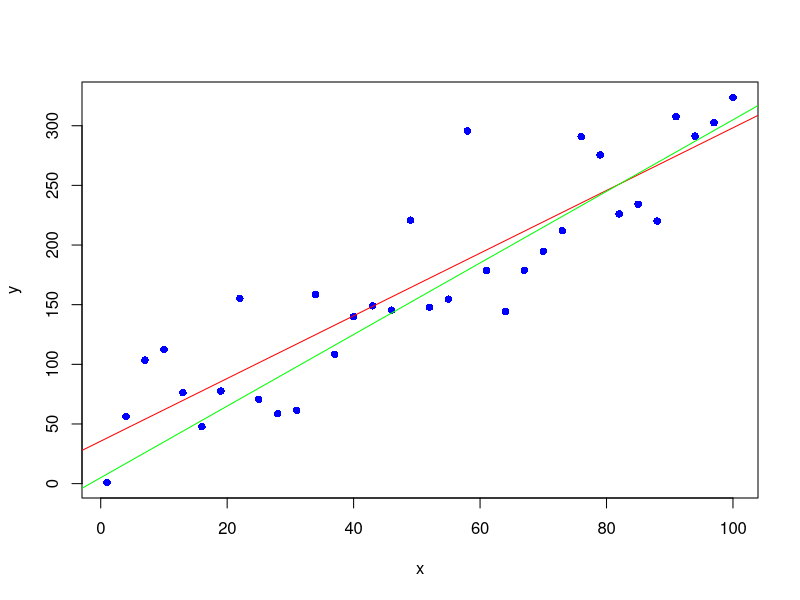

Here is the R script that generated this plot:
sim_b0 = 5
sim_b1 = 3

sim_x = seq(1,100,3)

Noisify <- function(data) {
  
  if (is.vector(data)) {
    #noise <- runif(length(data), -50, 50)
    noise = rnorm(length(data), 0, 15)
    noisified <- data + noise
  } else {
    length <- dim(data)[1] * dim(data)[2]
    noise <- matrix(runif(length, -0.0001, 0.00001), dim(data)[1])
    noisified <- data + noise
  }
  return(noisified)
}
sim_y = sim_b0+ Noisify(sim_x)*sim_b1



#x = c(59,49,75,65,89,70)
#y = c(209,180,195,186,200,204)

x = sim_x
y = sim_y

sum_xy = sum(x*y)

xbar = mean(x)
ybar = mean(y)

S_XY = sum_xy-length(x)*xbar*ybar
sum_x2 = sum(x*x)
S_XX = sum_x2 - length(x)*(xbar^2)
sum_y2 = sum(y*y)
S_YY = sum_y2 - length(y)*(ybar^2)


beta1hat = S_XY/S_XX
beta0hat = ybar - beta1hat*xbar

data = data.frame(sim_x,sim_y)

#ggplot(data, aes(sim_x, sim_y)) + geom_point(color='blue') +
#  geom_abline(slope = beta1hat, intercept = beta0hat, color = "red") + 
#  geom_abline(slope = sim_b1, intercept = sim_b0, color = "purple")


  
plot(x,y, col = c("blue"), pch=16)
abline(a = beta0hat, b = beta1hat, col = c("red"))
abline(a = sim_b0, b = sim_b1, col = c("green"))
sprintf("Y = %f + %f *X ", beta0hat, beta1hat)


SST = S_YY
SSR = (S_XY^2)/S_XX
SSE = (S_YY-(S_XY^2))/S_XX

R2 = SSR/SST
print(round(100*R2,2))

r_xy = sqrt(R2)

MSE = SSE/(length(x)-2)

pred = function(beta0hat,beta1hat,x){
  return(beta0hat+x*beta1hat)
}

#pred(beta0hat,beta1hat,60)
print(sqrt(abs(MSE)))
print(round(100*R2,2))

semech_b1 = beta1hat

#############################################
reg1 = lm(sim_y~sim_x)
coefficients(reg1)

confint(reg1)
summary(reg1)

anova(reg1)
